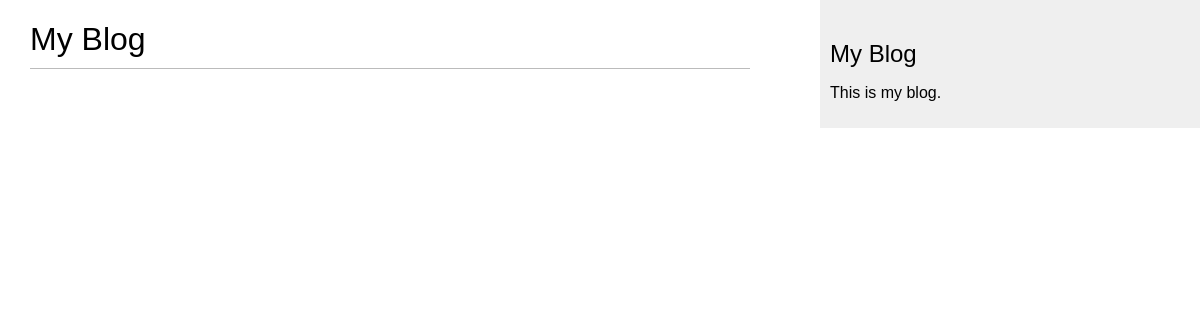
The page /blog/ on the database as committed earlier.
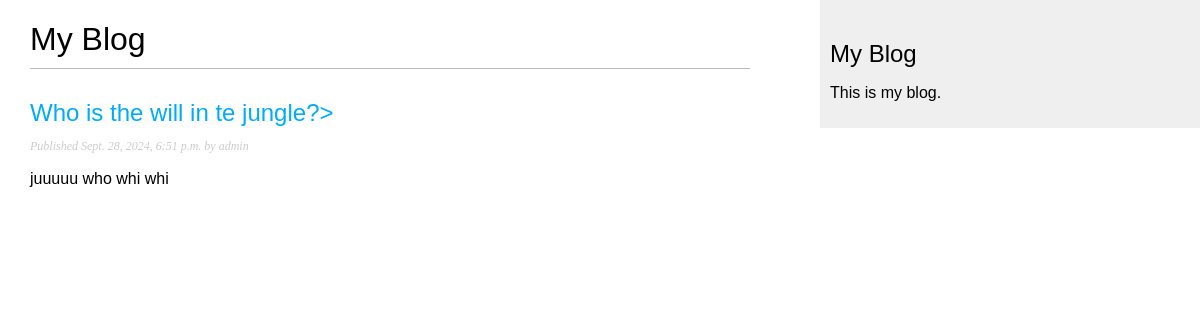
The same page on the database as committed later.
### blog/models.py (models this page shows, shortened)
class Post(models.Model):
    class Status(models.TextChoices):
        DRAFT = 'DF', 'Draft'
        PUBLISHED = 'PB', 'Published'
    title = models.CharField(max_length=250)
    slug = models.SlugField(max_length=250)
    author = models.ForeignKey(
        settings.AUTH_USER_MODEL,
        on_delete=models.CASCADE,
        related_name='blog_posts'
    )
    body = models.TextField()
    publish = models.DateTimeField(default=timezone.now)
    created = models.DateTimeField(auto_now_add=True)
    updated = models.DateTimeField(auto_now=True)
    status = models.CharField(
        max_length=2,
        choices=Status,
        default=Status.DRAFT
    )
    objects = models.Manager()
    published = PublishedManager()
    class Meta:
        ordering = ['-publish']
        indexes = [
            models.Index(fields=['-publish']),
        ]

### blog/views.py (the view)
# urls.py: path('', views.post_list, name='post_list'),
def post_list(request):
    posts = Post.published.all()
    return render(
        request,
        'blog/post/list.html',
        {'posts': posts}
    )

### blog/models.py (called while the page is built)
    def get_queryset(self):
        return (
            super().get_queryset().filter(status=Post.Status.PUBLISHED)
        )

### blog/templates/blog/post/list.html (shortened to what this page needs)
{% extends 'blog/base.html' %}
{% block content %}
<h1>My Blog</h1>
{% for post in posts %}
<h2>
    <a href="{% url 'blog:post_detail' post.id %}">
    {{ post.title }}></a>
</h2>
<p class="date">
    Published {{ post.publish }} by {{ post.author }}
</p>
{{ post.body|truncatewords:30|linebreaks }}
{% endfor %}
{% endblock %}

Rows that differ between the two databases and show on the page:
added Post: title "Who is the will in te jungle?", publish "Sept. 28, 2024, 6:51 p.m.", author "admin", body "juuuuu who whi whi"
